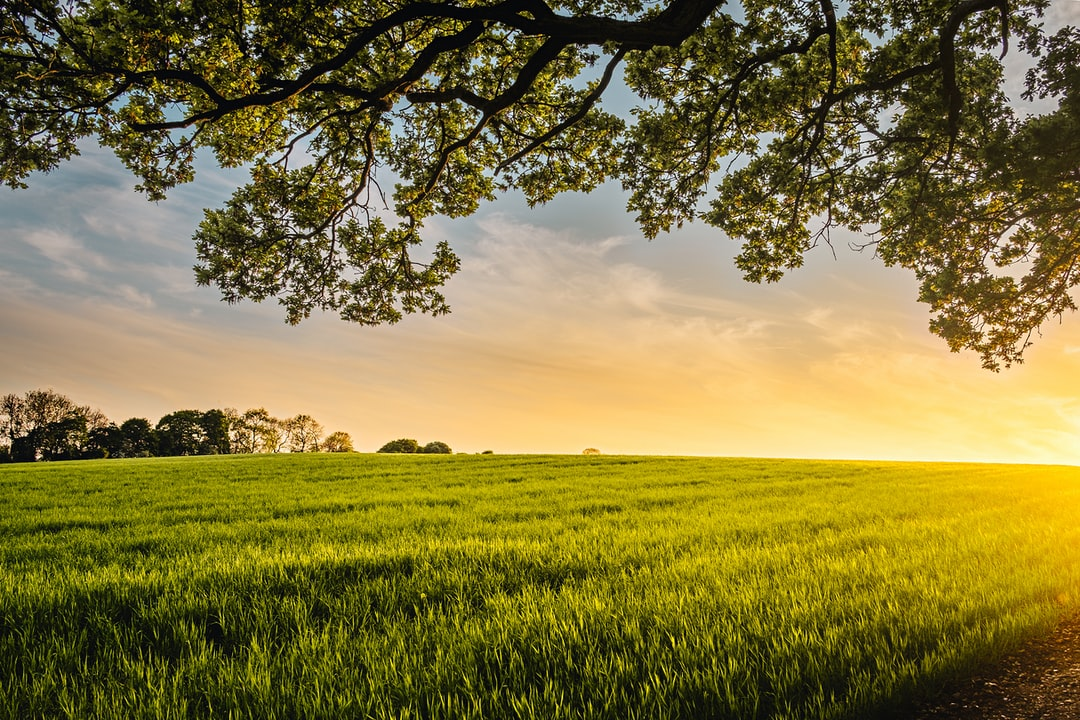
#> input picture nature_image.jpg, 1080 x 720 px
$ python image_processing.py
#> lines starting #> are read from the running program, lines starting #| are printed output that depends on the picture
#Image processing using PIL library
from PIL import Image

def save_image(image_object, file_name):
	image_object.save(file_name)
	print("Image saved successfully.")

def rotate_image(rotate_value):
	image_after_rotate = image.rotate(rotate_value)
	return image_after_rotate

def convert_image_to_gray_scale():
	return image.convert(mode = 'L')

def show_image(file_name):
	image_after_modify = Image.open(file_name)
	image_after_modify.show()

try:
	image_file_name = input("Enter image file name: ")
#> the answer given: nature_image.jpg
	image = Image.open(image_file_name)
#> image is the input picture: PIL image 1080x720 RGB; mean R, G, B 130.9, 119.1, 63.1
	print("Do you want?\n1. Rotate\n2. Convert to grayscale")
	choice = int(input("Enter your choice: "))
#> the answer given: 1
	if choice == 1:
		rotation_value = int(input("Enter rotate value (0 to 360): "))
#> the answer given: 3
		rotated_image = rotate_image(rotation_value)
#> in rotate_image, `image_after_rotate = image.rotate(rotate_value)`:
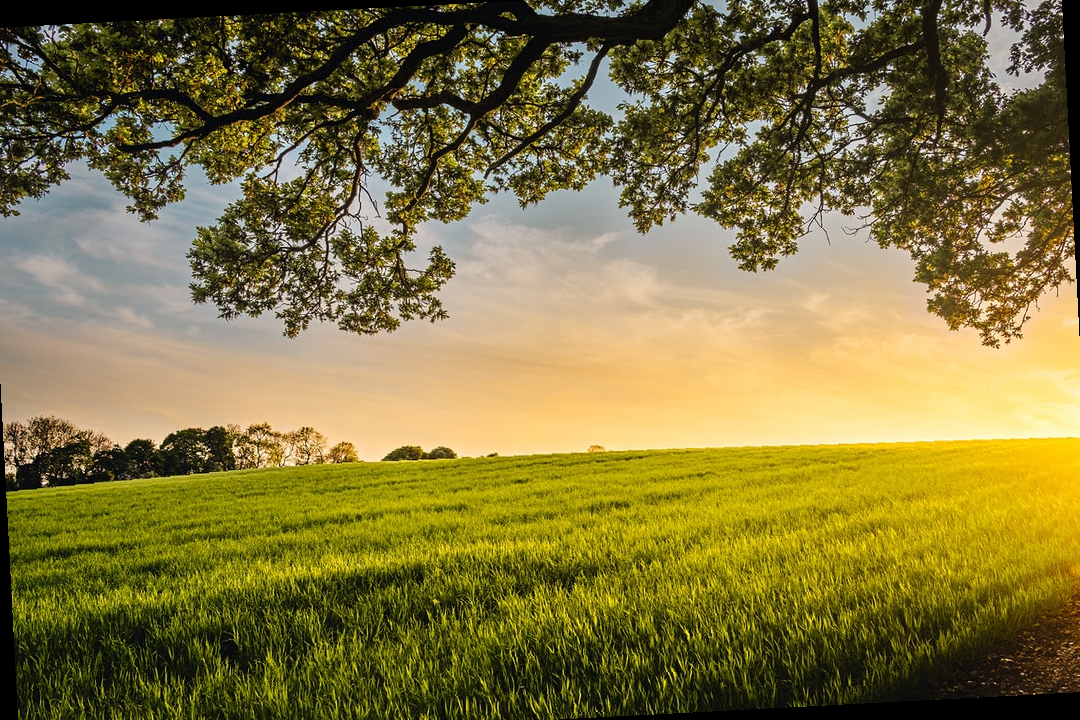
#> image_after_rotate: PIL image 1080x720 RGB; mean R, G, B 128.7, 117, 62
		global_image_obj = rotated_image
		print("Image Rotated.")
	elif choice == 2:
		print("Image processing...")
		converted_image = convert_image_to_gray_scale()
		global_image_obj = converted_image
		print("Image is converted to grayscale.")
	else:
		print("INVALID CHOICE")
except FileNotFoundError:
	print("FILE NOT FOUND OR ERROR IN OPENING FILE")
	exit()

print("Provide a file name to save: ", end = "")
file_name_to_save = input()
#> the answer given: out.png
save_image(global_image_obj, file_name_to_save)
print("Do you want to see saved image or exit?\n1. Show image\n2. Exit")
option = int(input("Enter your choice: "))
#> the answer given: 1
if choice == 1:
	show_image(file_name_to_save)
elif choice == 2:
	print("Entered exit as your choice.")
	exit()
else:
	print("INVALID CHOICE")
